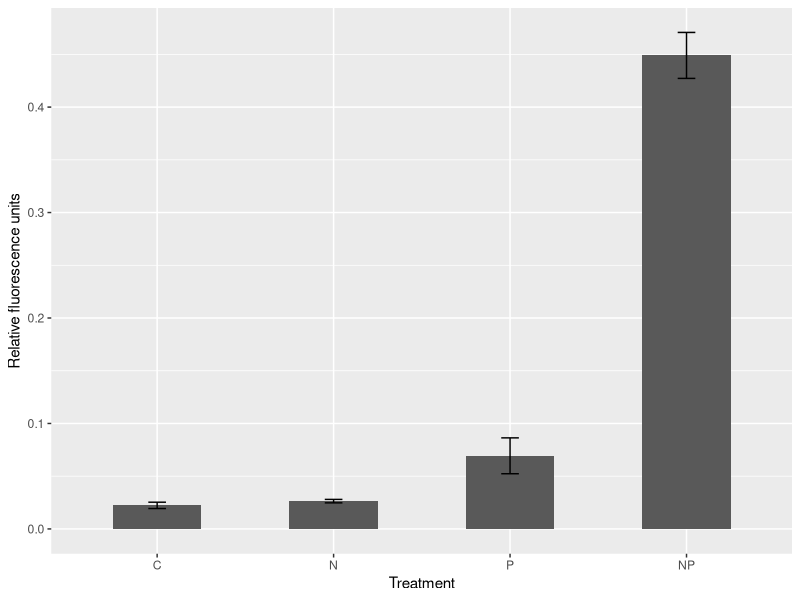

This figure's R source:
## ---- chunk 1
require(tidyverse)
## ---- chunk 2
rfu_data <- read.csv(file = "rfu_data.csv", header = T, sep = ",") %>%
  mutate(treatment = fct_relevel(treatment, c("C", "N", "P", "NP")))
## ---- chunk 3
rfu_summary <- rfu_data %>%
  group_by(treatment) %>%
  summarise(rfu_mean = mean(rfu),
            rfu_se = sd(rfu)/sqrt(n()))
## ---- chunk 4
rfu_barplot <- ggplot() +
  geom_col(data = rfu_summary,
           aes(x = treatment, y = rfu_mean),
           width = 0.5) +
  geom_errorbar(data = rfu_summary,
                aes(x = treatment, ymin = rfu_mean - rfu_se, ymax = rfu_mean + rfu_se),
                width = 0.1) +
  xlab("Treatment") +
  ylab("Relative fluorescence units")

rfu_barplot
## ---- chunk 5
rfu_anova <- aov(data = rfu_data, rfu ~ treatment)

summary(rfu_anova)
## ---- chunk 6
rfu_tukey <- TukeyHSD(rfu_anova)

rfu_tukey
